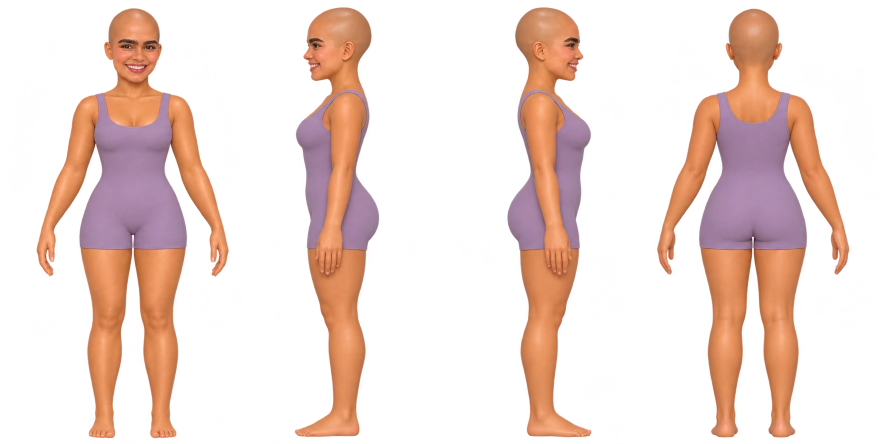
#> input picture art/source/base-adult-turnaround.webp, 1774 x 887 px (shown at 1/2 size); its folder holds only this picture in this run
$ python crop_dolls.py
#> lines starting #> are read from the running program, lines starting #| are printed output that depends on the picture
"""Crop the four figures of each base doll turnaround into dist/assets/dolls/.

Usage (from the repo root): python3 -I art/crop_dolls.py

The turnarounds hold four figures, columns front / left (faces viewer-left) /
right (faces viewer-right) / back, drawn at one scale on one foot baseline.
Alpha gets the same haze cleanup as art/slice.py: alpha <= 8 becomes 0,
>= 244 becomes 255, and RGB under alpha 0 is zeroed. Each crop keeps the source
resolution with PAD px of transparent margin around its own columns, and every
view uses the front figure's rows, so the feet sit on the same row in all four
pictures (the doll does not jump or resize when turned).

The script prints, per view, the crop box and the figure's x centroid inside
the crop; catalog.js places each view so that centroid lands on the front
figure's centroid (CATALOG.dolls[doll].views[view].origin).

The near arm of the side figures is not cut here: portrait.js masks it at
runtime with the doll-local polygon CATALOG.dolls[doll].views[view].arm.
"""
from pathlib import Path
import numpy as np
from PIL import Image

ROOT = Path(__file__).resolve().parent.parent
OUT = ROOT / "dist" / "assets" / "dolls"
HAZE, OPAQUE, PAD = 8, 244, 6
VIEWS = ("front", "left", "right", "back")


def runs(cols, min_width=20):
    out, x = [], 0
    while x < len(cols):
        if cols[x]:
            s = x
            while x < len(cols) and cols[x]:
                x += 1
            if x - s >= min_width:
                out.append((s, x))
        x += 1
    return out


def main():
    OUT.mkdir(parents=True, exist_ok=True)
    for doll in ("adult", "little"):
        arr = np.array(Image.open(ROOT / "art" / "source" / f"base-{doll}-turnaround.webp").convert("RGBA"))
#> arr is the input picture: shape (887, 1774, 4); mean R, G, B, A 84.2, 50, 41.4, 72.7
        a = np.clip(np.rint((arr[..., 3].astype(np.float32) - HAZE) * 255 / (OPAQUE - HAZE)), 0, 255).astype(np.uint8)
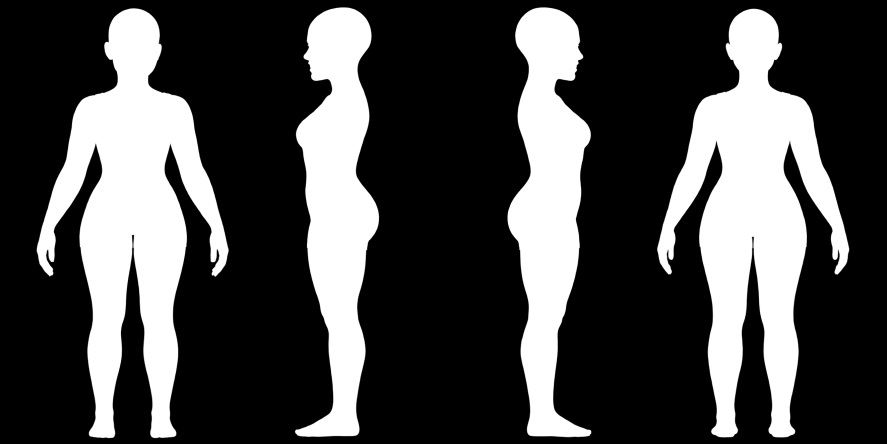
#> a: shape (887, 1774) (shown at 1/2 size); min 0, max 255, mean 73.3
        arr[..., 3] = a
        arr[a == 0] = 0
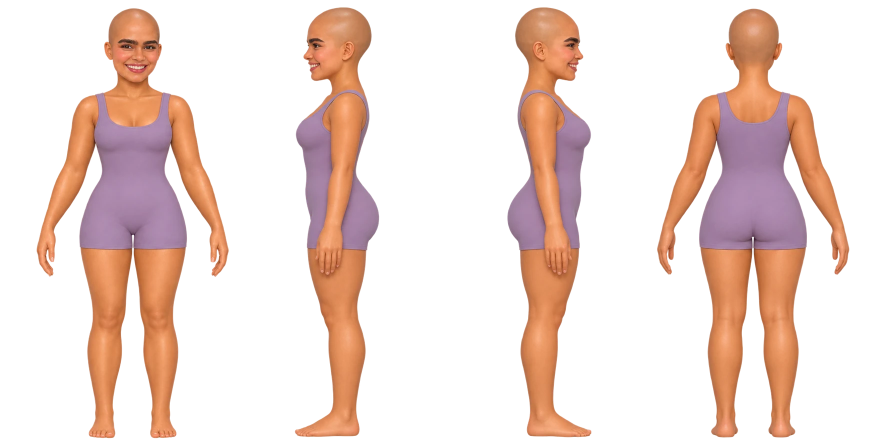
#> arr: shape (887, 1774, 4) (shown at 1/2 size); mean R, G, B, A 58.8, 39.1, 32, 73.3; transparent parts drawn white
        figures = runs((a > 24).any(0))
#> the loop in runs, `while x < len(cols):` made 665 passes
#> s on passes 74, 205, 460, 591: 73, 589, 1014, 1314
#> after the loop in runs, `while x < len(cols):`: out = [(73, 458), (589, 759), (1014, 1183), (1314, 1699)]; x = 1774
#> figures has the same summary as out in runs
        assert len(figures) == 4, (doll, figures)
        # rows of the front figure (unchanged from the original front-only crop)
        x0, x1 = figures[0]
#> x0 = 73; x1 = 458
        rows = np.nonzero((a[:, x0:x1] > 24).any(1))[0]
#> rows = 861 values from 16 to 876
        by0, by1 = max(int(rows[0]) - PAD, 0), min(int(rows[-1]) + 1 + PAD, arr.shape[0])
#> by0 = 10; by1 = 883
        for view, (x0, x1) in zip(VIEWS, figures):
            bx0, bx1 = max(x0 - PAD, 0), min(x1 + PAD, arr.shape[1])
            crop = arr[by0:by1, bx0:bx1].copy()
            if view != "front":  # front stays byte-identical to the original crop
                # keep only this figure's columns (neighbouring haze)
                crop[:, : x0 - bx0] = 0
                crop[:, x1 - bx0:] = 0
            im = Image.fromarray(crop, "RGBA")
            im.save(OUT / f"{doll}-{view}.webp", "WEBP", quality=94, alpha_quality=100, method=6, exact=False)
            ys, xs = np.nonzero(crop[..., 3] > 128)
            print(doll, view, (bx0, by0, bx1, by1), im.size, "centroid x %.1f" % xs.mean())
#> this loop made 4 passes
#> (view, x0, x1, bx0, bx1) on passes 1 to 4: ('front', 73, 458, 67, 464), ('left', 589, 759, 583, 765), ('right', 1014, 1183, 1008, 1189), ('back', 1314, 1699, 1308, 1705)
#| adult front (67, 10, 464, 883) (397, 873) centroid x 198.8
#| adult left (583, 10, 765, 883) (182, 873) centroid x 93.5
#| adult right (1008, 10, 1189, 883) (181, 873) centroid x 87.6
#| adult back (1308, 10, 1705, 883) (397, 873) centroid x 198.1
#> pass 1, in main, `crop = arr[by0:by1, bx0:bx1].copy()`:
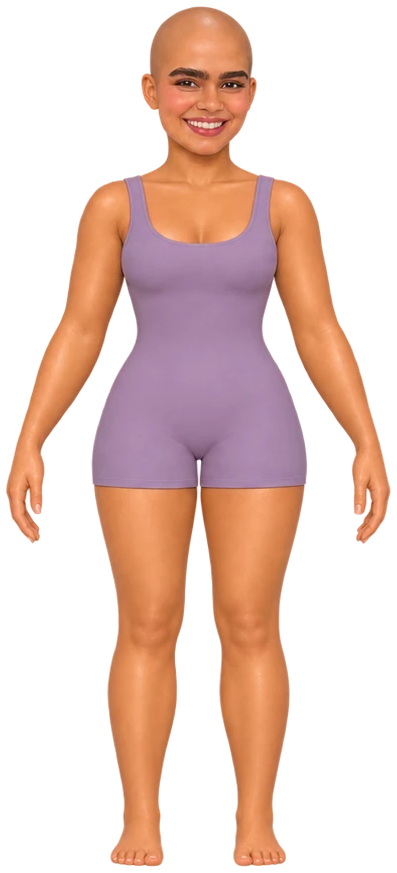
#> crop: shape (873, 397, 4); mean R, G, B, A 84.7, 56.5, 46.6, 104.9; transparent parts drawn white
#> pass 2, in main, `crop = arr[by0:by1, bx0:bx1].copy()`:
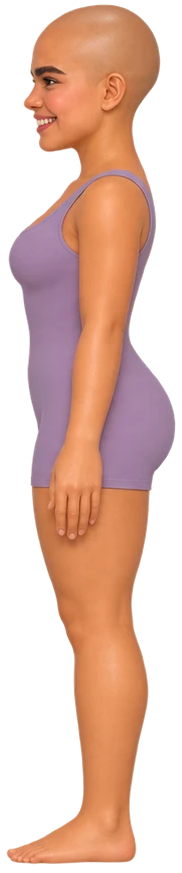
#> crop: shape (873, 182, 4); mean R, G, B, A 108.2, 71.9, 57.3, 134.8; transparent parts drawn white
#> pass 3, in main, `crop = arr[by0:by1, bx0:bx1].copy()`:
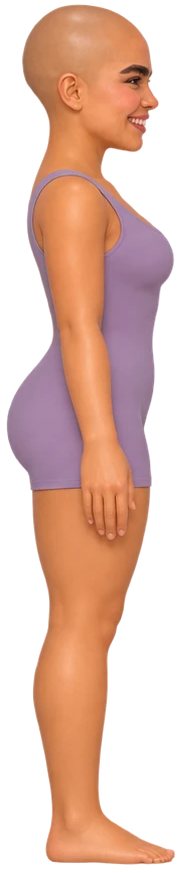
#> crop: shape (873, 181, 4); mean R, G, B, A 109.3, 72.6, 57.7, 136; transparent parts drawn white
#> after the loop:
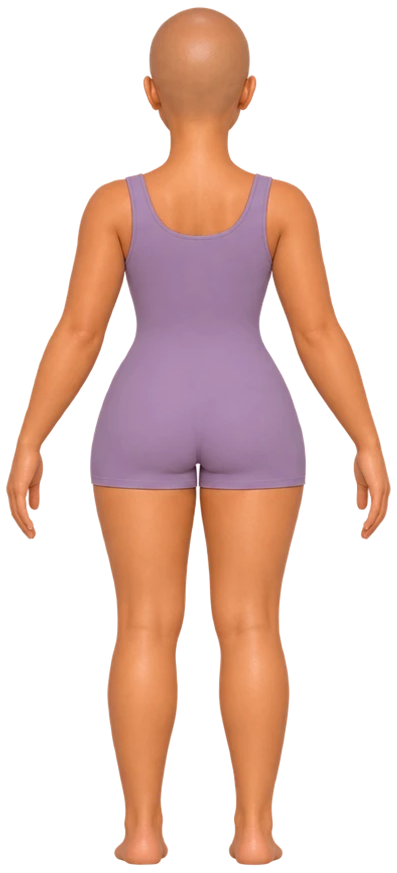
#> crop: shape (873, 397, 4); mean R, G, B, A 82.6, 55.1, 46.1, 104.2; transparent parts drawn white


if __name__ == "__main__":
#> (the run stopped early here; a loop or call above may not have finished)
